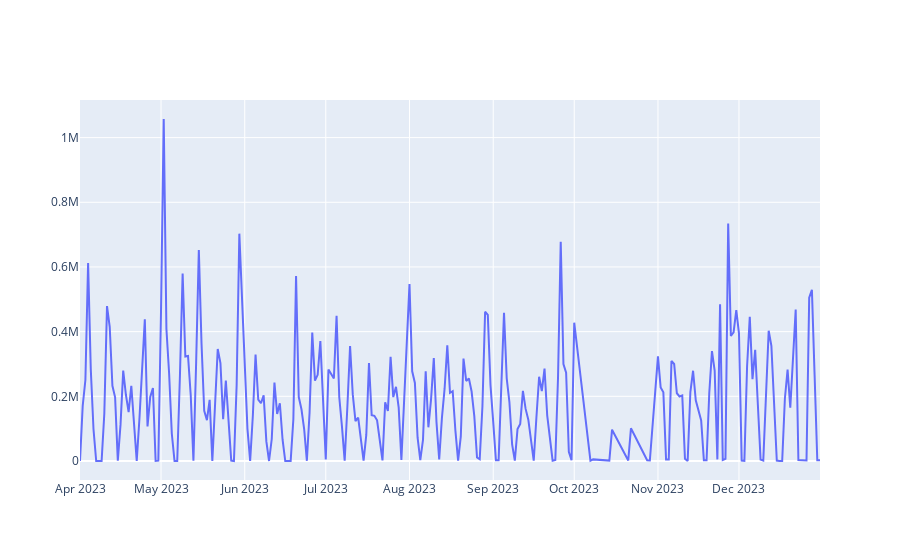

Source (notebook cell):
### Code cell
fig = go.Figure(data=go.Scatter(x=data['posting_date'], y=data['volume_gbp']))
fig.show()

### Figure 1 — Plotly figure (JSON) as saved in the notebook; plotly's stock layout.template omitted (floating-point values rounded to 4 significant figures; data arrays with more than 128 entries replaced by an {"elided": "..."} marker saying what was removed)
{"data": [{"type": "scatter", "x": {"elided": "253 str values"}, "y": {"elided": "253 float values"}}], "layout": {"autosize": true, "xaxis": {"autorange": true, "range": ["2023-04-01", "2023-12-31"], "type": "date"}, "yaxis": {"autorange": true, "range": [-58750.0, 1116000.0], "type": "linear"}}}
